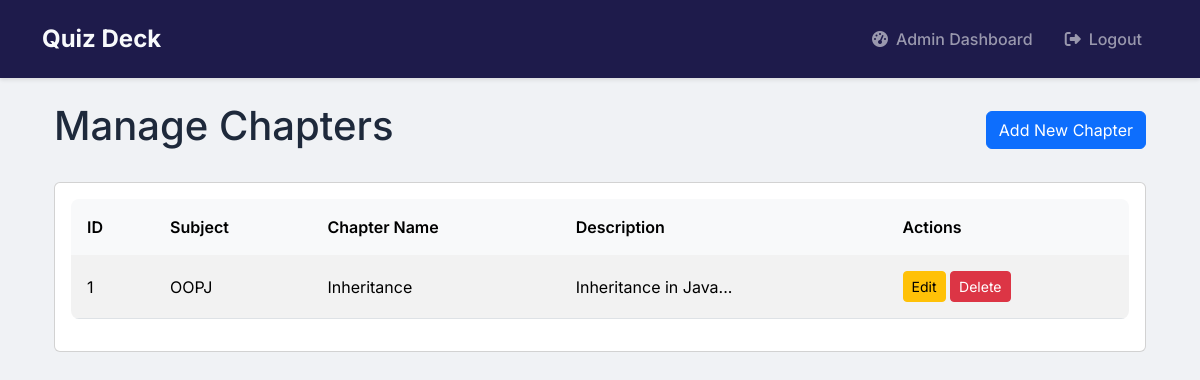
/admin/chapters (signed in), run on an earlier commit of the app's database.
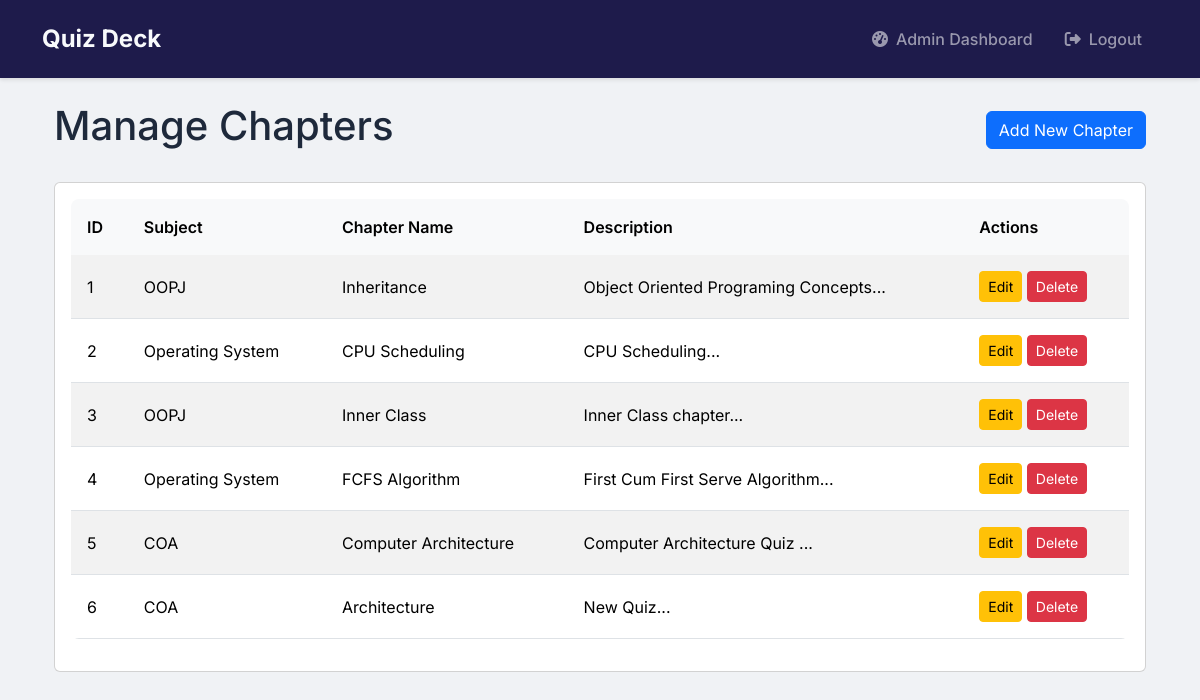
And on a later commit of the database.
### models/models.py (models this page shows)
class Chapter(db.Model):
    id = db.Column(db.Integer, primary_key=True)
    name = db.Column(db.String(100), nullable=False)
    description = db.Column(db.Text)
    subject_id = db.Column(db.Integer, db.ForeignKey('subject.id'), nullable=False)
    quizzes = db.relationship('Quiz', backref='chapter', cascade='all, delete-orphan', lazy=True)

class Subject(db.Model):
    id = db.Column(db.Integer, primary_key=True)
    name = db.Column(db.String(100), nullable=False)
    description = db.Column(db.Text)
    chapters = db.relationship('Chapter', backref='subject', cascade='all, delete-orphan', lazy=True)

### controllers/admin.py (the view, shortened to what this page needs)
@admin.route('/admin/chapters', methods=['GET', 'POST'])
@login_required
@admin_required
def manage_chapters():
    form = ChapterForm()
    form.subject_id.choices = [(s.id, s.name) for s in Subject.query.all()]
    chapters = Chapter.query.all()
    return render_template('admin/chapters.html', form=form, chapters=chapters)

### app.py (called while the page is built)
@login_manager.user_loader
def load_user(user_id):
    return User.query.get(int(user_id))

### controllers/admin.py (called while the page is built)
def admin_required(f):
    @wraps(f)
    def decorated_function(*args, **kwargs):
        if not current_user.is_authenticated or not current_user.is_admin:
            flash('Access denied.', 'danger')
            return redirect(url_for('auth.login'))
        return f(*args, **kwargs)
    return decorated_function

### templates/admin/chapters.html (shortened to what this page needs)
{% extends "base.html" %}
{% block content %}
<div class="container">
    <div class="d-flex justify-content-between align-items-center mb-4">
        <h1>Manage Chapters</h1>
        <button class="btn btn-primary" data-bs-toggle="modal" data-bs-target="#addChapterModal">
            Add New Chapter
        </button>
    </div>
    <div class="card">
        <div class="card-body">
            <div class="table-responsive">
                <table class="table table-striped">
                    <thead>
                        <tr>
                            <th>ID</th>
                            <th>Subject</th>
                            <th>Chapter Name</th>
                            <th>Description</th>
                            <th>Actions</th>
                        </tr>
                    </thead>
                    <tbody>
                        {% for chapter in chapters %}
                        <tr>
                            <td>{{ chapter.id }}</td>
                            <td>{{ chapter.subject.name }}</td>
                            <td>{{ chapter.name }}</td>
                            <td>{{ chapter.description[:100] }}...</td>
                            <td>
                                <a href="{{ url_for('admin.edit_chapter', id=chapter.id) }}"
                                   class="btn btn-sm btn-warning">Edit</a>
                                <a href="{{ url_for('admin.delete_chapter', id=chapter.id) }}"
                                   class="btn btn-sm btn-danger"
                                   onclick="return confirm('Are you sure you want to delete this chapter?')">Delete</a>
                            </td>
                        </tr>
                        {% endfor %}
                    </tbody>
                </table>
            </div>
        </div>
    </div>
</div>
{% endblock %}

What changed in the data, as far as the page shows it:
changed Chapter "Inheritance": description "Inheritance in Java" → "Object Oriented Programing Concepts"
added Chapter: id "2", subject.name "Operating System", name "CPU Scheduling", description "CPU Scheduling"
added Chapter: id "3", subject.name "OOPJ", name "Inner Class", description "Inner Class chapter"
added Chapter: id "4", subject.name "Operating System", name "FCFS Algorithm", description "First Cum First Serve Algorithm"
added Chapter: id "5", subject.name "COA", name "Computer Architecture", description "Computer Architecture Quiz"
added Chapter: id "6", subject.name "COA", name "Architecture", description "New Quiz"
